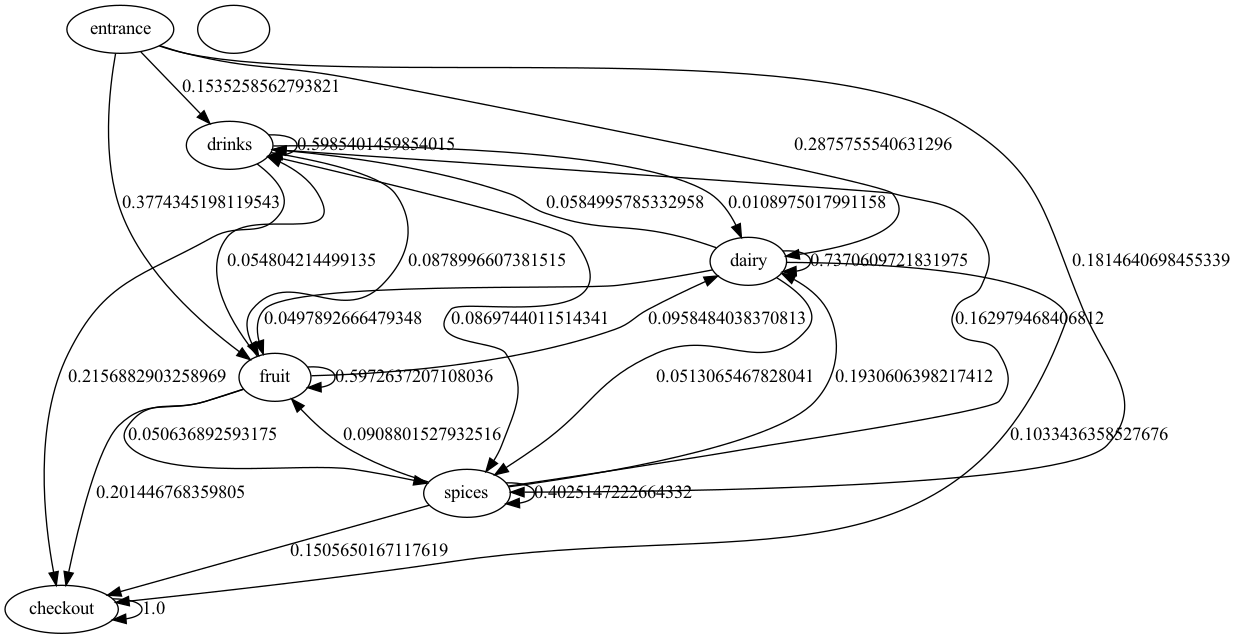
#> input picture eda/markov.png, 1236 x 639 px
$ jupyter execute --allow-errors markov_visualization.ipynb   (older library calls are emulated)
#> lines starting #> are read from the running program, lines starting #| are printed output that depends on the picture
#> further down, img is the input picture: PIL image 1236x639 RGBA; mean R, G, B, A 244.3, 244.3, 244.3, 254.9
[cell 1]
#!pip install Pillow
#!pip install pydot
#!pip install networkx

[cell 2]
import pydot
import networkx as nx
import pandas as pd
import pprint
from PIL import Image

#> (a cell that did not finish here is left out)

[cell 4]
IN_PATH = "markov.png"
OUT_PATH = "resized_markov.png"

[cell 5]
# create a function that maps transition probability dataframe
# to markov edges and weights
def _get_markov_edges(Q):
    edges = {}
    for col in Q.columns:
        for idx in Q.index:
            edges[(idx,col)] = Q.loc[idx,col]
    return edges
#> (the rest of this cell did not finish here and is left out)

[cell 6]
# create graph object
G = nx.MultiDiGraph()
# nodes correspond to states
#> (the rest of this cell did not finish here and is left out)

#> (a cell that did not finish here is left out)

[cell 8]
def white_square(source_image):
    size = tuple([2*i for i in source_image.size])
#> size = (2472, 1278)
    layer = Image.new("RGB", size, (255, 255, 255))
#> layer: PIL image 2472x1278 RGB; every value is 255
    layer.paste(
        source_image,
        tuple(map(lambda x: int((x[0] - x[1]) / 2), zip(size, source_image.size))),
    )
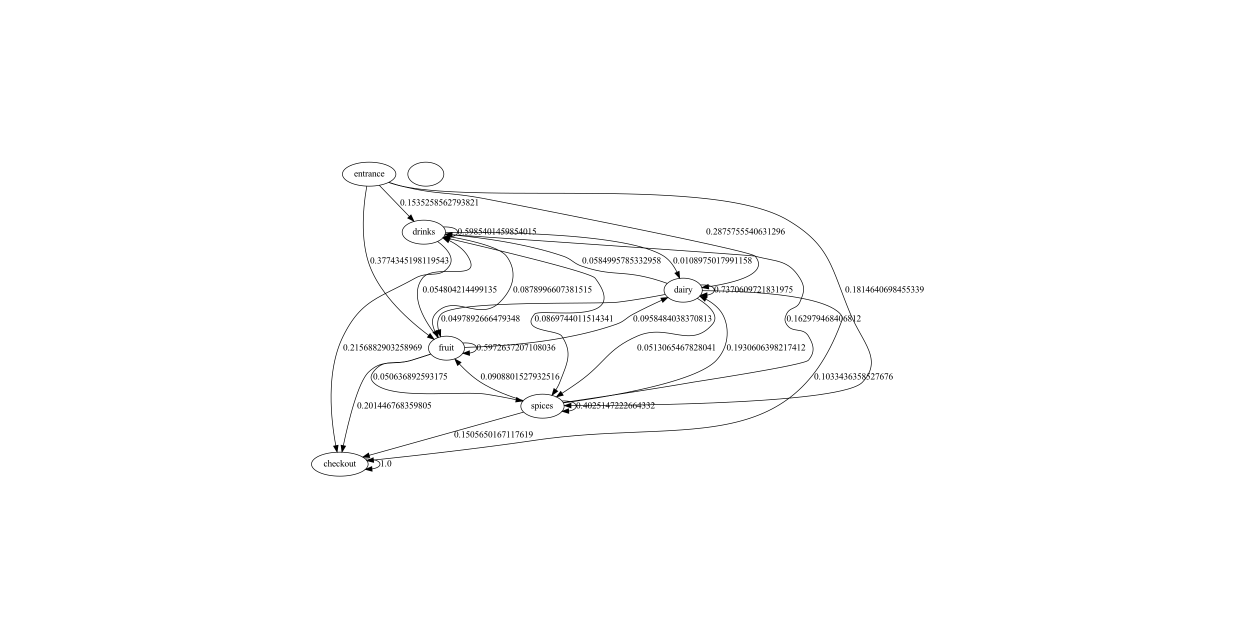
#> layer: PIL image 2472x1278 RGB (shown at 1/2 size); min 0, max 255, mean 252.3
    return layer

[cell 9]
img = Image.open(IN_PATH)
framed_img = white_square(img)
framed_img = framed_img.resize((100, 100), Image.ANTIALIAS)
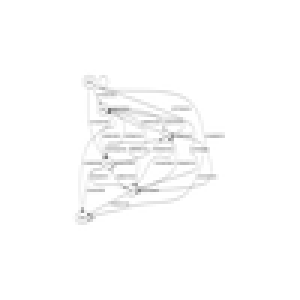
#> framed_img: PIL image 100x100 RGB (shown 3 times larger); min 118, max 255, mean 252
framed_img.save(OUT_PATH)
